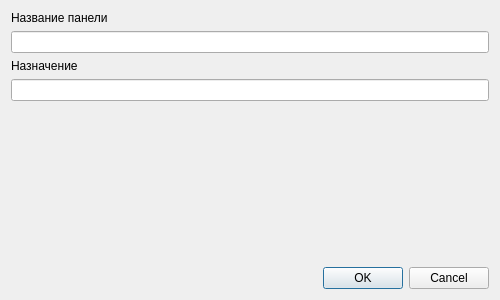
<?xml version="1.0" encoding="UTF-8"?>
<ui version="4.0">
 <class>dialog</class>
 <widget class="QDialog" name="dialog">
  <property name="geometry">
   <rect>
    <x>0</x>
    <y>0</y>
    <width>500</width>
    <height>300</height>
   </rect>
  </property>
  <property name="minimumSize">
   <size>
    <width>400</width>
    <height>0</height>
   </size>
  </property>
  <property name="windowTitle">
   <string>Dialog</string>
  </property>
  <layout class="QGridLayout" name="gridLayout_2">
   <item row="0" column="0">
    <layout class="QGridLayout" name="gridLayout">
     <item row="0" column="0">
      <layout class="QVBoxLayout" name="verticalLayout">
       <item>
        <widget class="QLabel" name="label">
         <property name="minimumSize">
          <size>
           <width>300</width>
           <height>0</height>
          </size>
         </property>
         <property name="text">
          <string>Название панели</string>
         </property>
        </widget>
       </item>
       <item>
        <widget class="QLineEdit" name="lineEdit"/>
       </item>
       <item>
        <widget class="QLabel" name="label_2">
         <property name="text">
          <string>Назначение</string>
         </property>
        </widget>
       </item>
       <item>
        <widget class="QLineEdit" name="lineEdit_2"/>
       </item>
      </layout>
     </item>
     <item row="1" column="0">
      <spacer name="verticalSpacer">
       <property name="orientation">
        <enum>Qt::Vertical</enum>
       </property>
       <property name="sizeHint" stdset="0">
        <size>
         <width>20</width>
         <height>50</height>
        </size>
       </property>
      </spacer>
     </item>
     <item row="2" column="0">
      <widget class="QDialogButtonBox" name="buttonBox">
       <property name="orientation">
        <enum>Qt::Horizontal</enum>
       </property>
       <property name="standardButtons">
        <set>QDialogButtonBox::Cancel|QDialogButtonBox::Ok</set>
       </property>
      </widget>
     </item>
    </layout>
   </item>
  </layout>
 </widget>
 <resources/>
 <connections>
  <connection>
   <sender>buttonBox</sender>
   <signal>accepted()</signal>
   <receiver>dialog</receiver>
   <slot>accept()</slot>
   <hints>
    <hint type="sourcelabel">
     <x>248</x>
     <y>254</y>
    </hint>
    <hint type="destinationlabel">
     <x>157</x>
     <y>274</y>
    </hint>
   </hints>
  </connection>
  <connection>
   <sender>buttonBox</sender>
   <signal>rejected()</signal>
   <receiver>dialog</receiver>
   <slot>reject()</slot>
   <hints>
    <hint type="sourcelabel">
     <x>316</x>
     <y>260</y>
    </hint>
    <hint type="destinationlabel">
     <x>286</x>
     <y>274</y>
    </hint>
   </hints>
  </connection>
 </connections>
</ui>
